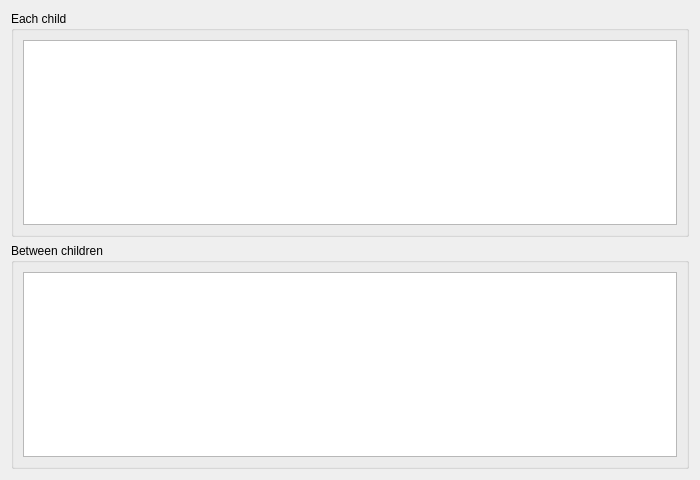
<?xml version="1.0" encoding="UTF-8"?>
<ui version="4.0">
 <class>ChildrenView</class>
 <widget class="QWidget" name="ChildrenView">
  <property name="geometry">
   <rect><x>0</x><y>0</y><width>700</width><height>480</height></rect>
  </property>
  <layout class="QVBoxLayout" name="verticalLayout">
   <item>
    <widget class="QGroupBox" name="profiles_group">
     <property name="title"><string>Each child</string></property>
     <property name="whatsThis"><string>One row per child (or skin, or sensor, depending on "Group touches by"): how much they touched, at what tempo, how regularly, how hard and how fast they reacted to the robot. Hover a column title for its exact meaning.</string></property>
     <layout class="QVBoxLayout" name="profiles_layout">
      <item>
       <widget class="QTableWidget" name="profiles_table">
        <property name="whatsThis"><string>Touch profile of each child in this session. Tempo is touches per minute while touching (pauses excluded); regularity is 0 for a perfectly even rhythm and grows as it gets uneven. Hover a column title for its meaning and unit.</string></property>
        <property name="editTriggers"><set>QAbstractItemView::NoEditTriggers</set></property>
        <property name="alternatingRowColors"><bool>true</bool></property>
        <property name="selectionBehavior"><enum>QAbstractItemView::SelectRows</enum></property>
       </widget>
      </item>
     </layout>
    </widget>
   </item>
   <item>
    <widget class="QGroupBox" name="pairs_group">
     <property name="title"><string>Between children</string></property>
     <property name="whatsThis"><string>One row per pair of children: how often they touched together, who tended to go first and by how much, and how similar their touch patterns were over time.</string></property>
     <layout class="QVBoxLayout" name="pairs_layout">
      <item>
       <widget class="QTableWidget" name="pairs_table">
        <property name="whatsThis"><string>Alignment between each pair of children. "Together" counts touches made within a fraction of a second of each other; "A leads" is the share of those where the first child was first; the correlation lag says how far behind the second child's pattern follows. Hover a column title for its meaning and unit.</string></property>
        <property name="editTriggers"><set>QAbstractItemView::NoEditTriggers</set></property>
        <property name="alternatingRowColors"><bool>true</bool></property>
        <property name="selectionBehavior"><enum>QAbstractItemView::SelectRows</enum></property>
       </widget>
      </item>
     </layout>
    </widget>
   </item>
  </layout>
 </widget>
 <resources/>
 <connections/>
</ui>
